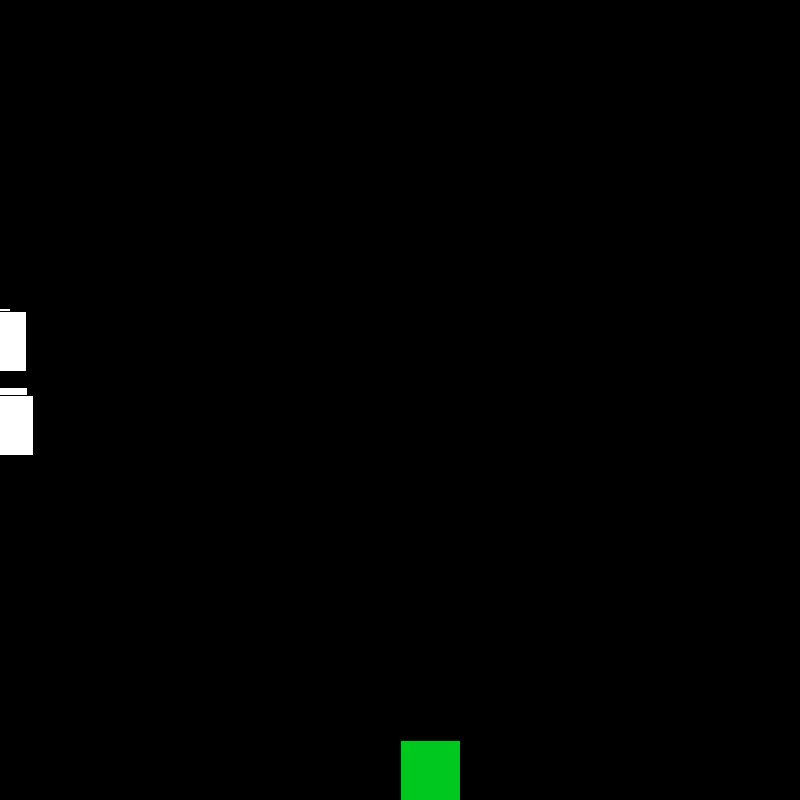
Frame 1 (no input)
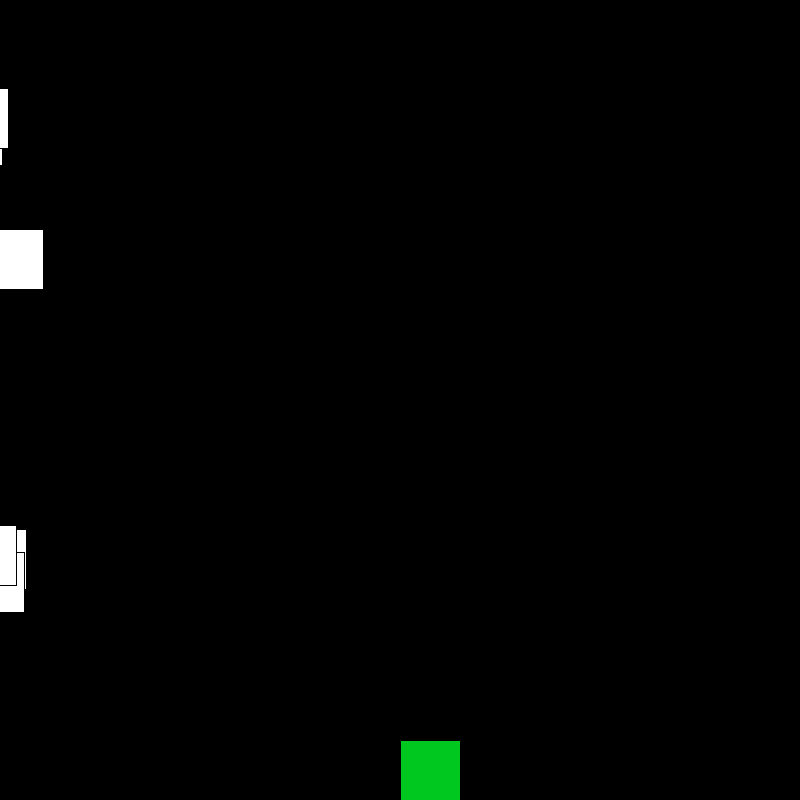
Frame 60 (the mouse pressed at the canvas centre just before this capture)
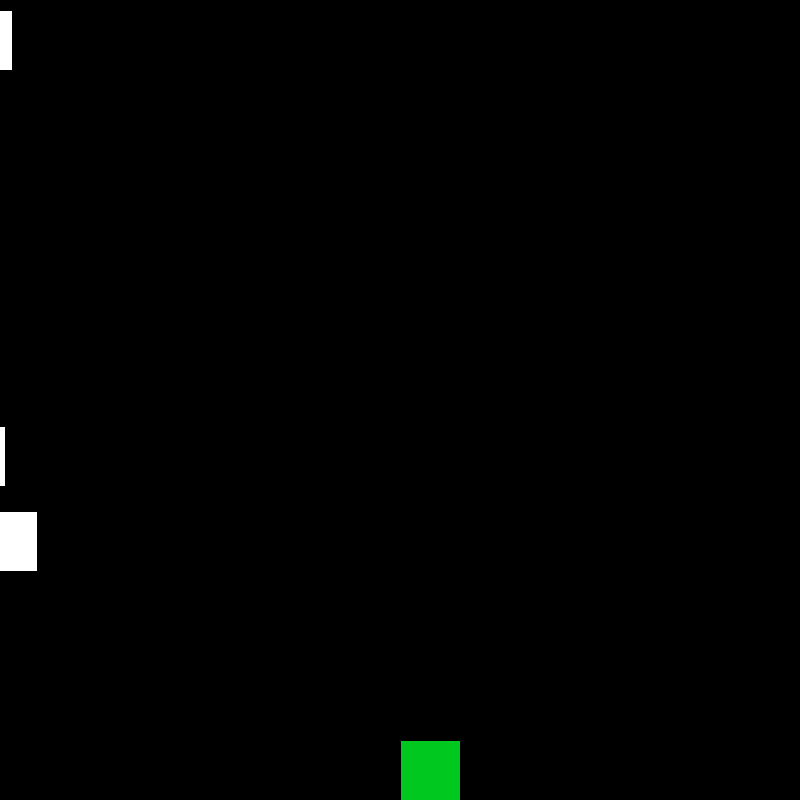
Frame 120 (the mouse held since frame 60 and released just before this capture)

The Processing sketch that drew these frames (run headless with seeded random() and noise(); from frame 60 on, the mouse is pressed at the canvas centre):

// Processing sketch: tester
// ── tester.pde

Player P1 = new Player();
float ypos = 740;
float xpos = 400;
float speed = 10;
boolean collision = false;
int level = 1;
int spawn = 0;
void setup(){
  size(800, 800);
}
void draw(){
  background(0);
  P1.locationupdate();
  P1.nextLevel();
 Car[] cars = new Car[50*level];
for(int i = 0; i < 50 * level; i++){
cars[i] = new Car(random(0,600), int(random(0,1)));
cars[i].carmove();
cars[i].collision();
}
} 



class Player{
void locationupdate(){
fill(0, 200, 30);
if(keyPressed){
  if(collision == false){
if(key == 'w'){
  ypos -= speed;
}
if(key == 's'){
  ypos += speed;
}
if(key == 'a'){
  xpos -= speed;
}
if(key == 'd'){
  xpos += speed;
}
}
}
rect(xpos, ypos,60, 60);
}
void nextLevel(){
  if(ypos < -40){
  ypos = 840;
  level++;
  }
}
}
class Car{
float cary;
float carx;
int spawned = 0;
int conv;
public Car(float y, int value){
  cary = y;
  if(spawned == 0){
  if(value == 0){
   carx = random(-800, 0);
   conv = 0;
   spawned = 1;
  }
  if(value == 1){
  carx = random(800, 1600);
  conv = 1;
  spawned = 1;
  }
  }
}
void carmove(){
  if(spawned == 1){
  if(conv == 0){
  carx+=5 + level;
  }
  if(conv == 1){
  carx-=5;
  carx-=level;
  }
  fill(255,255,255);
  rect(carx, cary, 60, 60);
}  
}
void collision(){
  if(((carx - xpos) < 60) && ((xpos - carx) < 60) && ((cary - ypos) < 60) && ((ypos - cary) < 60)){
    exit();
  }
}
}
